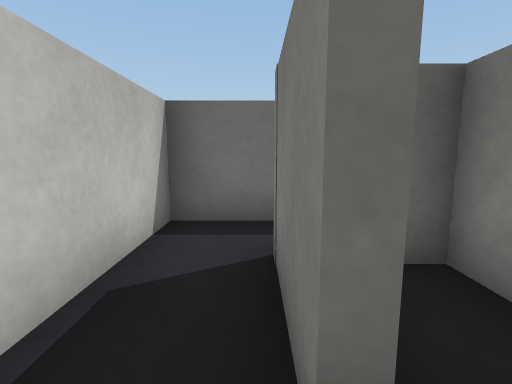
view 1 (above)

12 first-person views from a walk through a 3-D level made in the Unity game engine. The camera is 0.55 m above the floor, tilts 8° down and sees 85° across. The floor is counted in squares, 0.5 m on a side. Each view is taken from the middle of a square. On the plan, view 1 faces up. The plan holds only what a view shows up to about 12 squares ahead; the rest is blank. The place goes on beyond the plan. Surface patterns are stand-ins for the level's own textures.

view 2
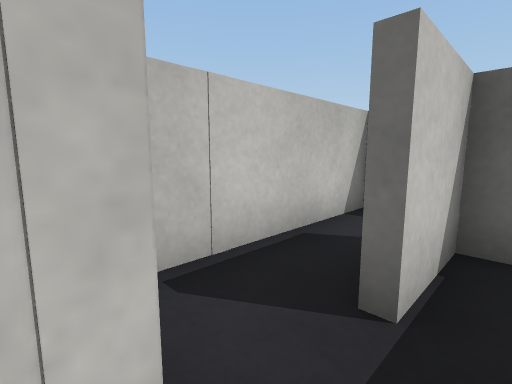

view 3
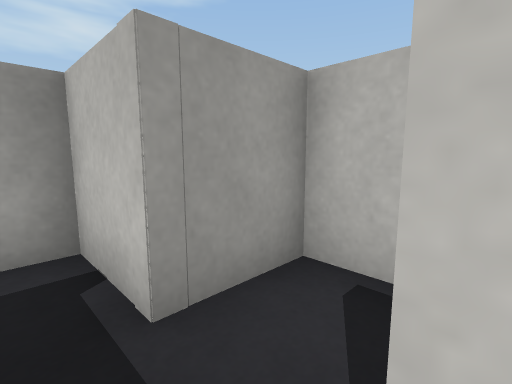

view 4
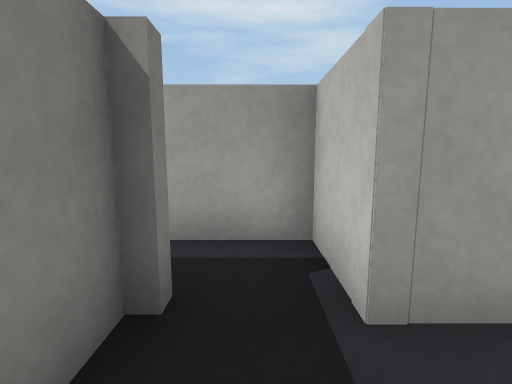

view 5
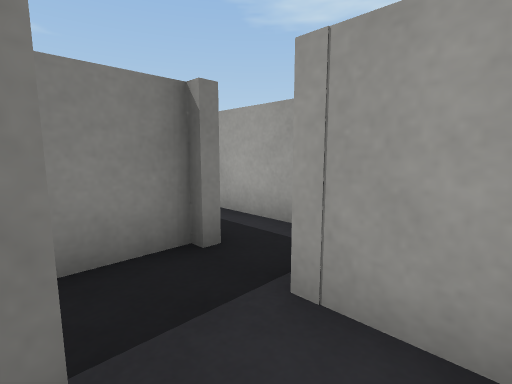

view 6
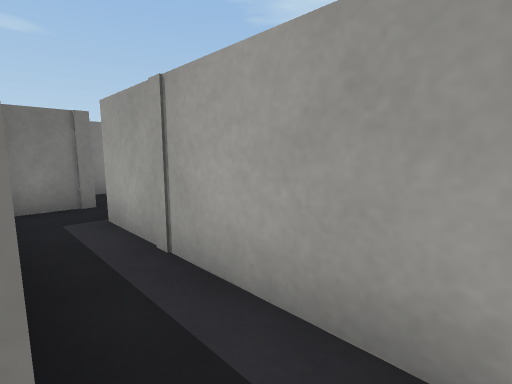

view 7
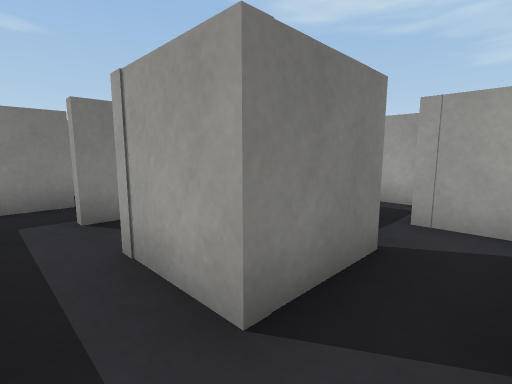

view 8
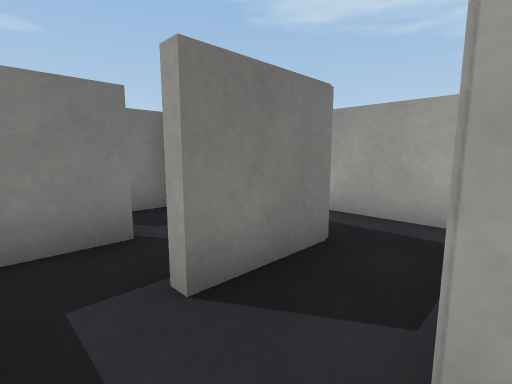

view 9
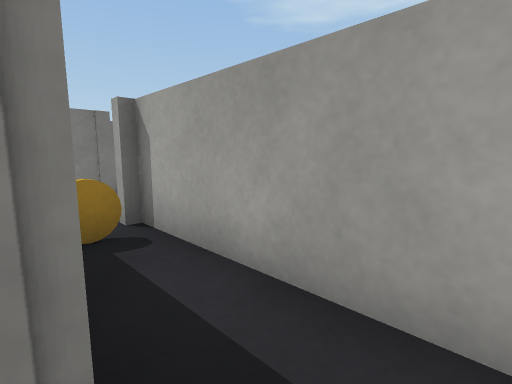

view 10
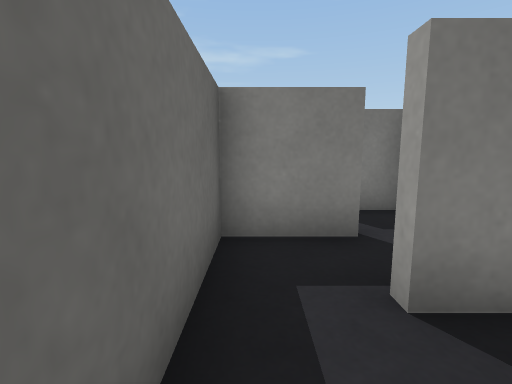

view 11
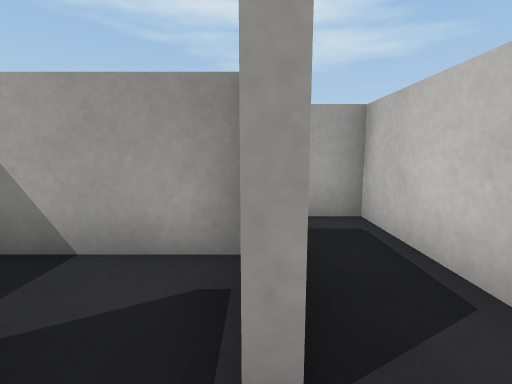

view 12
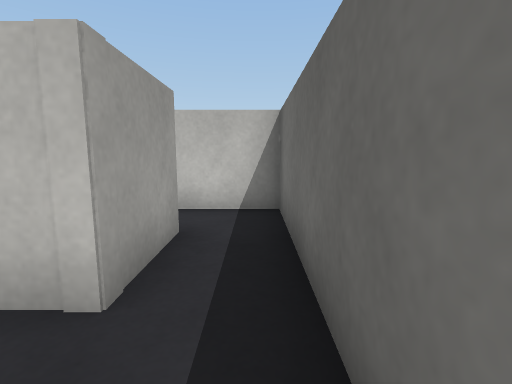

### Floor plan
Points are (right, up) in squares from view 1. A wall is a line through its corners. A room is listed if a view was taken in it or the views show most of it. See-through windows are left out.
Room 1 (views 1, 5, 7, 8, 10)
walls: (0.2, 0.8) (0.2, 2.9) (2.2, 2.9); (2.6, 4.5) (-1.4, 4.5) (-1.4, -0.7) (0.3, -0.7)
ways out: opening at (0, 0) to room 3; opening at (2, 4) to room 5
Room 2 (views 2, 6)
walls: (0.3, -0.7) (0.3, -2.4) (5.9, -2.4); (7.3, -2.8) (7.3, -1.4)
ways out: opening at (1, -1) to room 3
Room 3 (views 3, 4)
walls: (1.9, -0.9) (1.9, 2.7) (0.5, 2.7) (0.5, 0.8)
ways out: opening at (0, 0) to room 1; opening at (1, -1) to room 2
Room 4 (view 9)
walls: (3.8, 0.8) (3.8, 3); (2.2, 2.9) (2.2, -0.7) (7.6, -0.7); (9, -1) (9, -0.2)
ways out: opening at (3, 1.5) to room 5
objects: coin (7, 0)
Room 5 (views 11, 12)
walls: (5.6, 2.6) (5.6, 4.5) (2.6, 4.5); (4.1, 1.1) (6.9, 1.1); (7.3, 1.2) (7.3, 2.4)
ways out: opening at (2, 4) to room 1; opening at (3, 1.5) to room 4

Where each view was taken, in squares from view 1:
view 1: 0 up, 0 right, facing up
view 2: 1 down, 1 right, facing up-left
view 3: 1 up, 1 right, facing down-left
view 4: 1 up, 1 right, facing down
view 5: 1 up, 1 left, facing down-right
view 6: 1 down, 1 right, facing down-right
view 7: 4 up, 1 left, facing down-right
view 8: 4 up, 2 right, facing down-right
view 9: 1 up, 3 right, facing down-right
view 10: 4 up, 2 right, facing right
view 11: 4 up, 4 right, facing down
view 12: 4 up, 4 right, facing left
